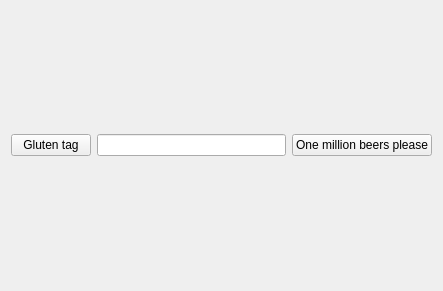
<?xml version="1.0" encoding="UTF-8"?>
<ui version="4.0">
 <class>Frame</class>
 <widget class="QFrame" name="Frame">
  <property name="geometry">
   <rect>
    <x>0</x>
    <y>0</y>
    <width>443</width>
    <height>291</height>
   </rect>
  </property>
  <property name="windowTitle">
   <string>Frame</string>
  </property>
  <layout class="QHBoxLayout" name="horizontalLayout">
   <item>
    <widget class="QPushButton" name="pushButton_2">
     <property name="text">
      <string>Gluten tag</string>
     </property>
    </widget>
   </item>
   <item>
    <widget class="QLineEdit" name="lineEdit">
     <property name="text">
      <string/>
     </property>
    </widget>
   </item>
   <item>
    <widget class="QPushButton" name="pushButton">
     <property name="text">
      <string>One million beers please</string>
     </property>
    </widget>
   </item>
  </layout>
 </widget>
 <resources/>
 <connections/>
</ui>
